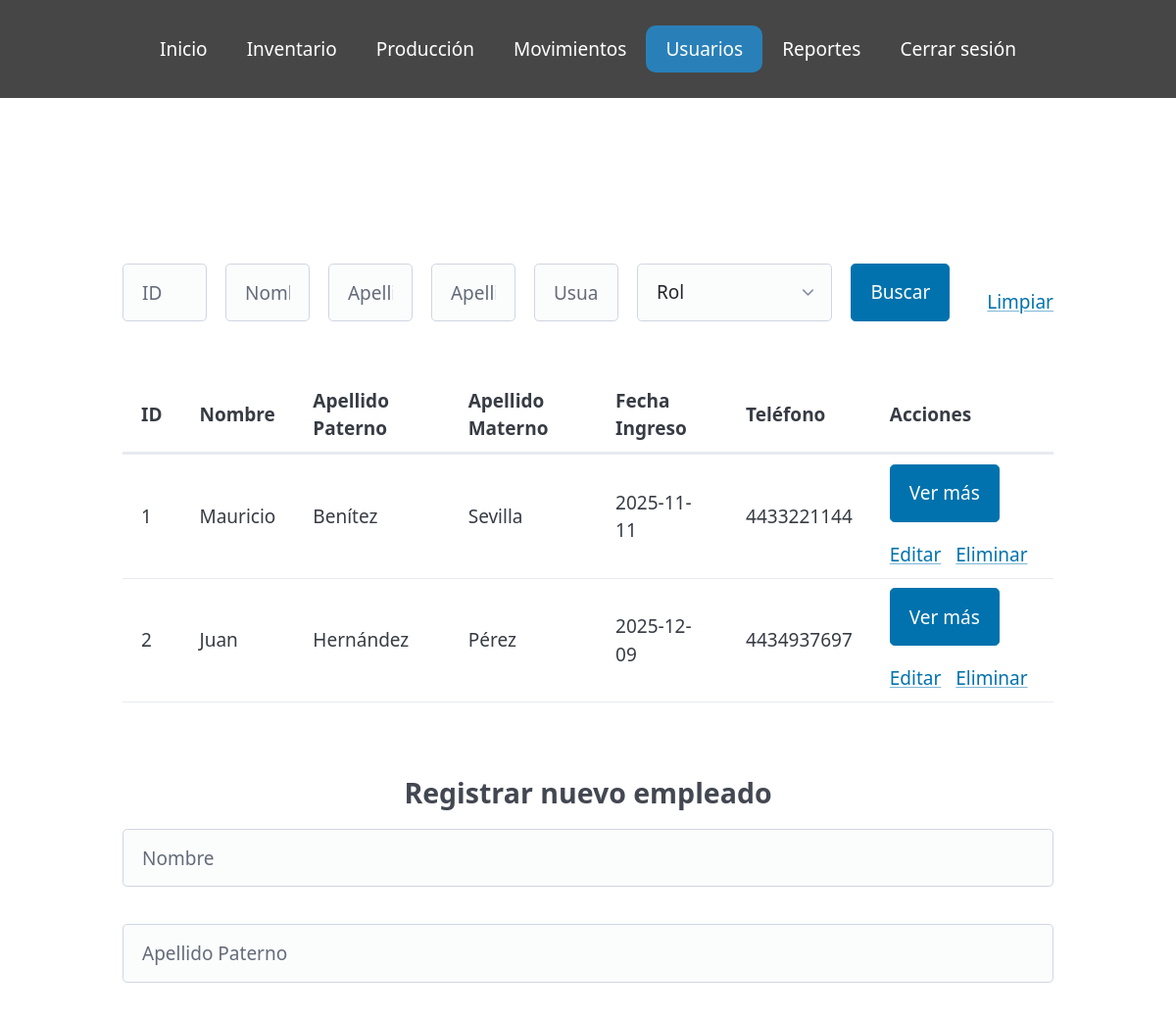
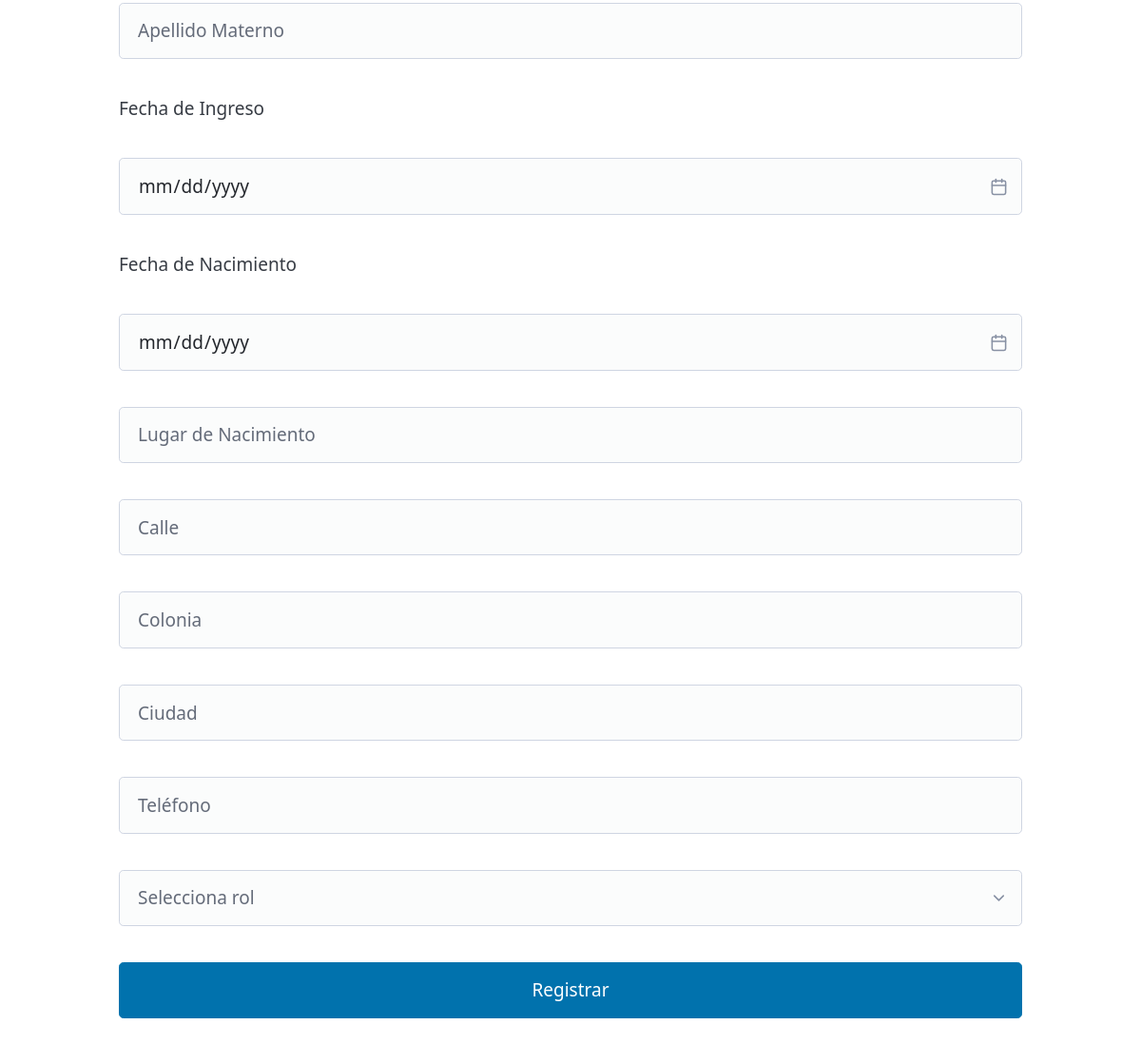
The page /usuarios.php (signed in) on the database its author committed (2 pictures, top to bottom).
### tables this page shows
CREATE TABLE `empleado` (
  `ID` int NOT NULL AUTO_INCREMENT,
  `Nombre` varchar(20) NOT NULL,
  `ApellidoPat` varchar(20) NOT NULL,
  `ApellidoMat` varchar(45) NOT NULL,
  `FechaIngreso` date NOT NULL,
  `FechaNacimiento` date NOT NULL,
  `LugarNacimiento` varchar(45) NOT NULL,
  `Calle` varchar(45) NOT NULL,
  `Colonia` varchar(30) NOT NULL,
  `Ciudad` varchar(20) NOT NULL,
  `Teléfono` varchar(10) NOT NULL,
  `Rol` varchar(20) NOT NULL,
  `Usuario` varchar(20) DEFAULT NULL,
  `Contraseña` varchar(16) DEFAULT NULL,
  PRIMARY KEY (`ID`),
  UNIQUE KEY `Usuario_UNIQUE` (`Usuario`)
);

### usuarios.php (the view, shortened to what this page needs)
<?php
    include_once 'conn.php';
    $sql = "SELECT * FROM empleado";
    $res = mysqli_query($conn, $sql);
?>
<!DOCTYPE html>
<html lang="es">
<head>
    <link rel="stylesheet" href="https://cdn.jsdelivr.net/npm/@picocss/pico@2/css/pico.classless.min.css">
    <link rel="stylesheet" href="estilos.css">
</head>
<body>
    <header>
        <nav>
            <a href="welcome.php">Inicio</a>
            <a href="productos.php">Inventario</a>
            <a href="produccion.php">Producción</a>
            <a href="movimientos.php">Movimientos</a>
            <a href="usuarios.php" class="active">Usuarios</a>
            <?php if (isset($_SESSION['Rol']) && $_SESSION['Rol'] === 'admin'): ?>
                <a href="reportes.php">Reportes</a>
            <?php endif; ?>
            <a href="logout.php">Cerrar sesión</a>
        </nav>
    </header>
    <main>
        <form method="get" style="margin-bottom: 2rem; display: flex; gap: 1rem; align-items: center;">
            <input type="text" name="ID" placeholder="ID" value="<?php echo isset($_GET['ID']) ? htmlspecialchars($_GET['ID']) : ''; ?>">
            <input type="text" name="Nombre" placeholder="Nombre" value="<?php echo isset($_GET['Nombre']) ? htmlspecialchars($_GET['Nombre']) : ''; ?>">
            <input type="text" name="ApellidoPat" placeholder="Apellido Pat" value="<?php echo isset($_GET['ApellidoPat']) ? htmlspecialchars($_GET['ApellidoPat']) : ''; ?>">
            <input type="text" name="ApellidoMat" placeholder="Apellido Mat" value="<?php echo isset($_GET['ApellidoMat']) ? htmlspecialchars($_GET['ApellidoMat']) : ''; ?>">
            <?php if (isset($_SESSION['Rol']) && $_SESSION['Rol'] === 'admin'): ?>
                <input type="text" name="Usuario" placeholder="Usuario" value="<?php echo isset($_GET['Usuario']) ? htmlspecialchars($_GET['Usuario']) : ''; ?>">
                <select name="Rol" style="width: auto;">
                    <option value="">Rol</option>
                </select>
            <?php endif; ?>
            <button type="submit">Buscar</button>
            <a href="usuarios.php" style="margin-left:1rem;">Limpiar</a>
        </form>
        <div style="overflow-x:auto;">
        <table>
            <thead>
                <tr>
                    <th>ID</th>
                    <th>Nombre</th>
                    <th>Apellido Paterno</th>
                    <th>Apellido Materno</th>
                    <th>Fecha Ingreso</th>
                    <th>Teléfono</th>
                    <?php if (isset($_SESSION['Rol']) && $_SESSION['Rol'] === 'admin'): ?>
                        <th>Acciones</th>
                    <?php endif; ?>
                </tr>
            </thead>
            <tbody>
            <?php
            if ($res && mysqli_num_rows($res) > 0) {
                while ($row = mysqli_fetch_assoc($res)) {
                    echo "<tr>";
                    echo "<td>" . htmlspecialchars($row['ID']) . "</td>";
                    echo "<td>" . htmlspecialchars($row['Nombre']) . "</td>";
                    echo "<td>" . htmlspecialchars($row['ApellidoPat']) . "</td>";
                    echo "<td>" . htmlspecialchars($row['ApellidoMat']) . "</td>";
                    echo "<td>" . htmlspecialchars($row['FechaIngreso']) . "</td>";
                    echo "<td>" . htmlspecialchars($row['Teléfono']) . "</td>";
                    echo '<td>';
                    ?>
                    <?php if (isset($_SESSION['Rol']) && $_SESSION['Rol'] === 'admin'): ?>
                        <button type="button"
                            onclick="mostrarModal(this)"
                            data-id="<?php echo htmlspecialchars($row['ID']); ?>"
                            data-nombre="<?php echo htmlspecialchars($row['Nombre']); ?>"
                            data-apellidopat="<?php echo htmlspecialchars($row['ApellidoPat']); ?>"
                            data-apellidomat="<?php echo htmlspecialchars($row['ApellidoMat']); ?>"
                            data-fechaingreso="<?php echo htmlspecialchars($row['FechaIngreso']); ?>"
                            data-fechanacimiento="<?php echo htmlspecialchars($row['FechaNacimiento']); ?>"
                            data-lugarnacimiento="<?php echo htmlspecialchars($row['LugarNacimiento']); ?>"
                            data-calle="<?php echo htmlspecialchars($row['Calle']); ?>"
                            data-colonia="<?php echo htmlspecialchars($row['Colonia']); ?>"
                            data-ciudad="<?php echo htmlspecialchars($row['Ciudad']); ?>"
                            data-telefono="<?php echo htmlspecialchars($row['Teléfono']); ?>"
                            data-rol="<?php echo htmlspecialchars($row['Rol']); ?>"
                            data-usuario="<?php echo !empty($row['Usuario']) ? htmlspecialchars($row['Usuario']) : '-'; ?>"
                        >Ver más</button>
                    <?php endif; ?>
                    <?php
                    if (isset($_SESSION['Rol']) && $_SESSION['Rol'] === 'admin') {
                        echo ' <a href="modificar_usuario.php?id=' . urlencode($row['ID']) . '" class="contrast">Editar</a>';
                        echo ' <a href="eliminar_usuario.php?id=' . urlencode($row['ID']) . '" class="secondary"
                                onclick="return confirm(\'¿Seguro que deseas eliminar este usuario?\')" style="margin-left:10px;">Eliminar</a>';
                    }
                    echo '</td>';
                    echo "</tr>";
                }
            } else {
                echo "<tr><td colspan='7'>No hay empleados registrados.</td></tr>";
            }
            ?>
            </tbody>
        </table>
        </div>
        <?php if (isset($_SESSION['Rol']) && $_SESSION['Rol'] === 'admin'): ?>
        <section style="margin-top:3rem;">
            <h3>Registrar nuevo empleado</h3>
            <form method="post" action="registrar_usuario.php" style="display:flex; gap:1rem; flex-wrap:wrap; align-items:center;">
                <input type="text" maxlength="20" name="Nombre" placeholder="Nombre" required>
                <input type="text" maxlength="20" name="ApellidoPat" placeholder="Apellido Paterno" required>
                <input type="text" maxlength="20" name="ApellidoMat" placeholder="Apellido Materno" required>
                <p>Fecha de Ingreso</p>
                <input type="date" name="FechaIngreso" placeholder="Fecha de Ingreso" required>
                <p>Fecha de Nacimiento</p>
                <input type="date" name="FechaNacimiento" placeholder="Fecha de Nacimiento" required>
                <input type="text" maxlength="45" name="LugarNacimiento" placeholder="Lugar de Nacimiento" required>
                <input type="text" maxlength="45" name="Calle" placeholder="Calle" required>
                <input type="text" maxlength="30" name="Colonia" placeholder="Colonia" required>
                <input type="text" maxlength="20" name="Ciudad" placeholder="Ciudad" required>
                <input type="text" maxlength="10" name="Telefono" placeholder="Teléfono" required>
                <select name="Rol" id="rolSelect" required>
                    <option value="">Selecciona rol</option>
                </select>
                <button type="submit">Registrar</button>
            </form>
        </section>
        <?php endif; ?>
    </main>
</body>
</html>

### estilos.css (style rules this page uses)
:root { --pico-primary: #e63946; --pico-primary-background: #e63946; --pico-primary-hover: #d62828; --pico-primary-underline: rgba(230, 57, 70, 0.5); --pico-primary-focus: rgba(230, 57, 70, 0.25); --pico-primary-inverse: #fff; }
html, body, * { box-sizing: border-box; margin: 0; padding: 0; }
body { margin: 0; padding: 0; }
nav { display: flex; justify-content: center; }
nav a { color: white; text-decoration: none; padding: 10px 20px; }
nav a.active { background-color: #2980b9; border-radius: 10px; }
main { display: flex; flex-direction: column; align-items: center; justify-content: center; margin-top: 250px; text-align: center; }
header, header2 { min-width: 100%; min-height: 100px; position: fixed; top: 0; left: 0; background-color:rgb(70, 70, 70); box-sizing: border-box; z-index: 1000; display: flex; justify-content: center; align-items: center; padding: 10px 0; }

### rows shown on the page
empleado: ID "1", Nombre "Mauricio", ApellidoPat "Benítez", ApellidoMat "Sevilla", FechaIngreso "2025-11-11", Teléfono "4433221144"
empleado: ID "2", Nombre "Juan", ApellidoPat "Hernández", ApellidoMat "Pérez", FechaIngreso "2025-12-09", Teléfono "4434937697"
